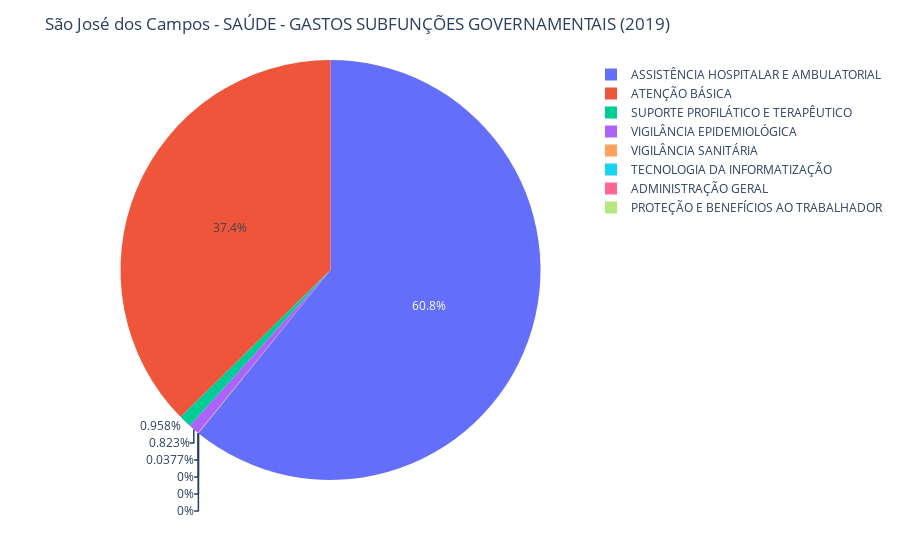
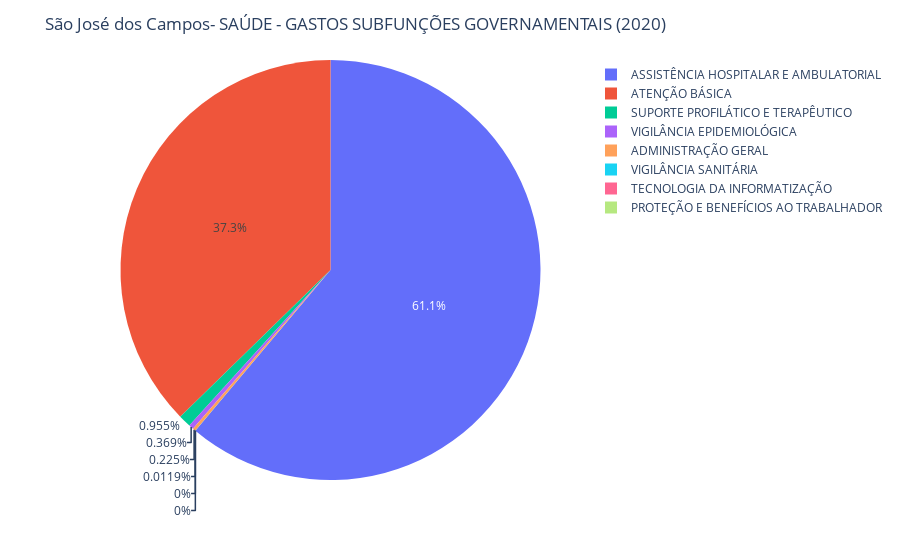

Here is the notebook cell these charts were saved with, in order:
### Code cell
#visualizar_gastos_subfuncoes(gru2019,gru2020, 'Guarulhos')
#visualizar_gastos_subfuncoes(sbc2019,sbc2020, 'São Bernardo do Campo')
visualizar_gastos_subfuncoes(sjc2019,sjc2020, 'São José dos Campos')
#visualizar_gastos_subfuncoes(camp2019,camp2020, 'Campinas')
#visualizar_gastos_subfuncoes(sta2019,sta2020, 'Santo André')
#visualizar_gastos_subfuncoes(maua2019,maua2020, 'Mauá')
#visualizar_gastos_subfuncoes(soro2019,soro2020, 'Sorocaba')
#visualizar_gastos_subfuncoes(rb2019,rb2020, 'Ribeirão Preto')
#visualizar_gastos_subfuncoes(osas2019,osas2020, 'Osasco')

### Figure 1 — Plotly figure (JSON) as saved in the notebook; plotly's stock layout.template omitted (floating-point values rounded to 4 significant figures)
{"data": [{"domain": {"x": [0, 1], "y": [0, 1]}, "hovertemplate": "Subfunções governamentais=%{label}<br>Gastos=%{value}<extra></extra>", "labels": ["TECNOLOGIA DA INFORMATIZAÇÃO", "ADMINISTRAÇÃO GERAL", "ASSISTÊNCIA HOSPITALAR E AMBULATORIAL", "ATENÇÃO BÁSICA", "PROTEÇÃO E BENEFÍCIOS AO TRABALHADOR", "VIGILÂNCIA SANITÁRIA", "VIGILÂNCIA EPIDEMIOLÓGICA", "SUPORTE PROFILÁTICO E TERAPÊUTICO"], "legendgroup": "", "name": "", "showlegend": true, "type": "pie", "values": [0, 0, 1470000000.0, 902800000.0, 0, 910700.0, 19880000.0, 23160000.0]}], "layout": {"legend": {"tracegroupgap": 0}, "margin": {"t": 60}, "title": {"text": "São José dos Campos - SAÚDE - GASTOS SUBFUNÇÕES GOVERNAMENTAIS (2019)"}}}

### Figure 2 — Plotly figure (JSON) as saved in the notebook; plotly's stock layout.template omitted (floating-point values rounded to 4 significant figures)
{"data": [{"domain": {"x": [0, 1], "y": [0, 1]}, "hovertemplate": "Subfunções governamentais=%{label}<br>Gastos=%{value}<extra></extra>", "labels": ["TECNOLOGIA DA INFORMATIZAÇÃO", "ADMINISTRAÇÃO GERAL", "ASSISTÊNCIA HOSPITALAR E AMBULATORIAL", "ATENÇÃO BÁSICA", "PROTEÇÃO E BENEFÍCIOS AO TRABALHADOR", "VIGILÂNCIA SANITÁRIA", "VIGILÂNCIA EPIDEMIOLÓGICA", "SUPORTE PROFILÁTICO E TERAPÊUTICO"], "legendgroup": "", "name": "", "showlegend": true, "type": "pie", "values": [0, 6050000.0, 1641000000.0, 1002000000.0, 0, 318900.0, 9901628, 25630000.0]}], "layout": {"legend": {"tracegroupgap": 0}, "margin": {"t": 60}, "title": {"text": "São José dos Campos- SAÚDE - GASTOS SUBFUNÇÕES GOVERNAMENTAIS (2020)"}}}
